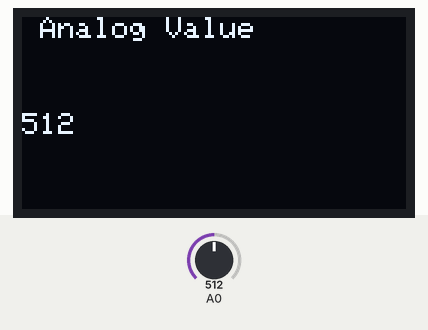
Recording of a sketch running on a simulated Arduino Uno, built with avr-gcc and run on an emulated ATmega328P. Shown: 128×64 one-colour display. Inputs (shaded band) come from the test bench; at power-on: A0 = 512. What the sketch prints to the serial monitor is not drawn.

Above: at 1.8 s.
1.9 s: A0 set to 716
At 3.0 s:
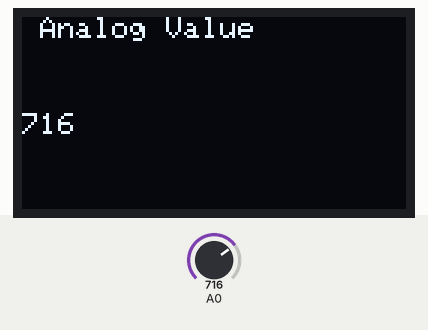
3.5 s: A0 set to 900
At 5.3 s:
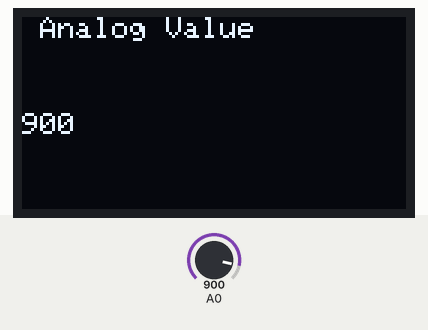
5.6 s: A0 set to 1023
At 6.7 s:
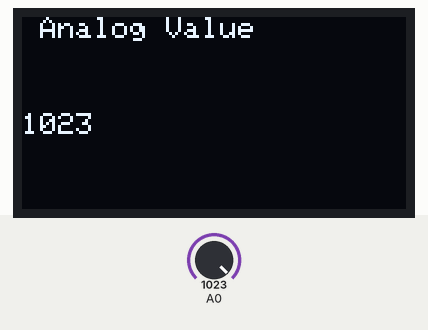
Timing chart, 0 to 8.6 s (numbered marks = the images above; inputs shaded):
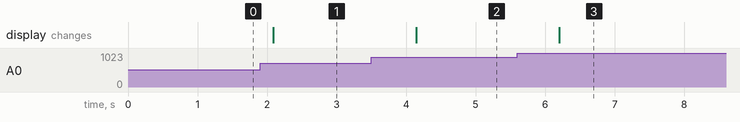

Measured:
- after the input at 1.9 s, the display: changes after 0.19 s (image 1)
- after the input at 3.5 s, the display: changes after 0.64 s (image 2)
- after the input at 5.6 s, the display: changes after 0.60 s (image 3)

The sketch:

testOLED-2.ino
```cpp
#include <SPI.h>
#include <Wire.h>
#include <Adafruit_GFX.h>
#include <Adafruit_SSD1306.h>
#define SCREEN_WIDTH 128 // OLED display width, in pixels
#define SCREEN_HEIGHT 64 // OLED display height, in pixels
Adafruit_SSD1306 display(SCREEN_WIDTH, SCREEN_HEIGHT, &Wire, -1);

//Adafruit_SSD1306 display(OLED_RESET);
//Adafruit_SSD1306 display = Adafruit_SSD1306(128, 32, &WIRE);
int value;
void setup() {
  Serial.begin(9600);
  display.clearDisplay();
  display.setTextColor(WHITE);
}
void loop() {

  int val = analogRead(A0) ;

  Serial.print("Analog Value = ");
  Serial.println(val);


  display.clearDisplay(); // ลบภาพในหน้าจอทั้งหมด
  display.setTextSize(1); // กำหนดขนาดตัวอักษร
  display.setTextColor(WHITE);

  display.setCursor(0,0); //
  display.setTextSize(1);
  display.setTextColor(WHITE);
  display.println(" Analog Value ");

  display.setCursor(0,32);
  display.setTextSize(1);
  display.setTextColor(WHITE);
  display.println(val);
  display.display();

  delay(1000);

}
```
